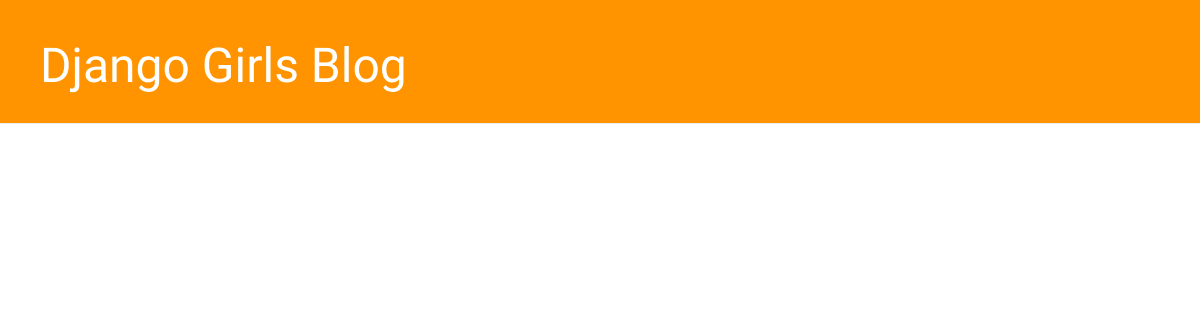
Page /blog/ on the earlier database version.
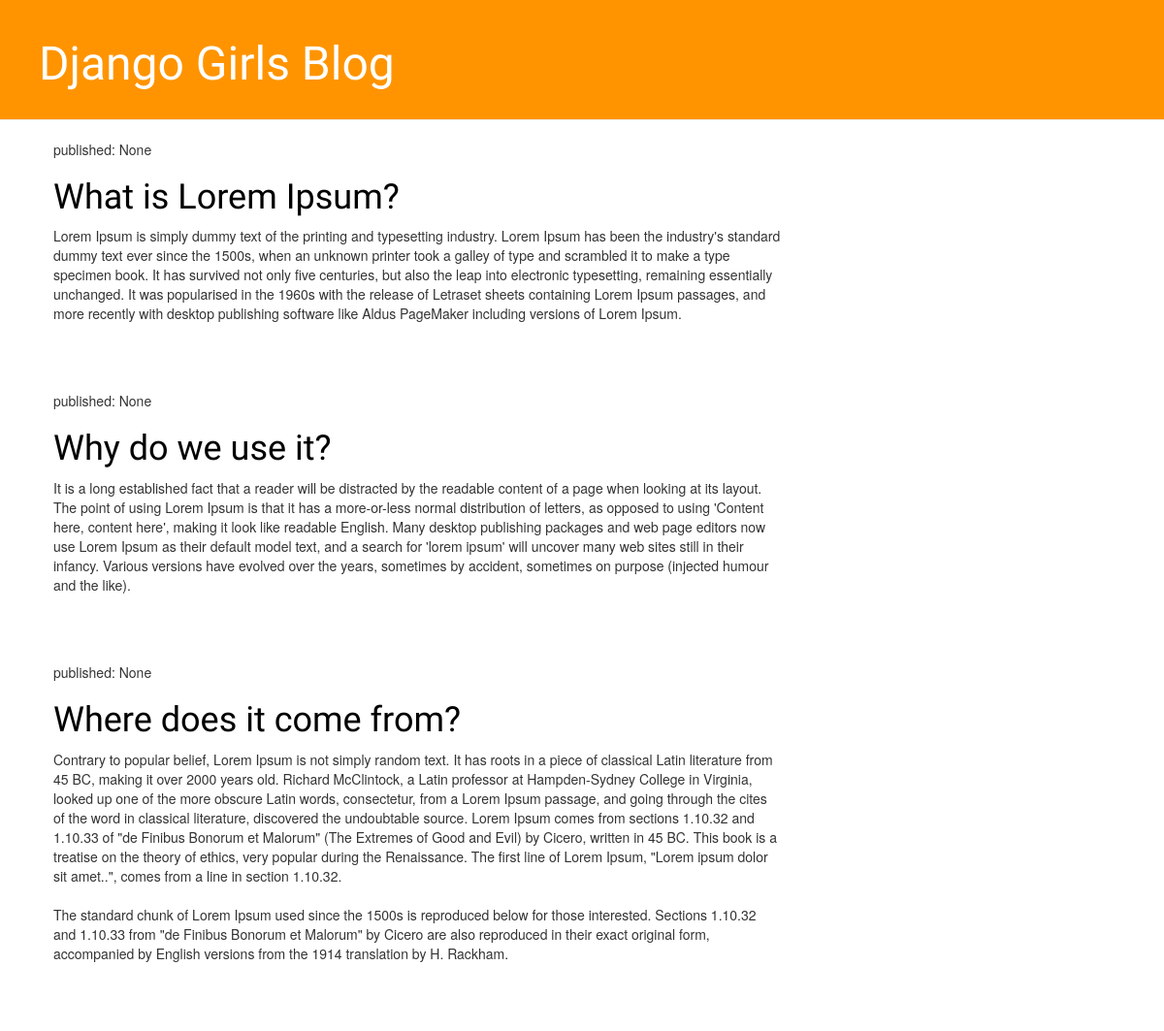
Same page on the later database version.
### blog/models.py (models this page shows, shortened)
class Post(models.Model):
    author = models.ForeignKey('auth.User', on_delete=models.CASCADE)
    title = models.CharField(max_length=200)
    text = models.TextField()
    created_date = models.DateTimeField(default=timezone.now)
    published_date = models.DateTimeField(blank=True, null=True)

### blog/views.py (the view)
# urls.py: path('', views.post_list, name='post_list'),
def post_list(request):
    posts = Post.objects.filter(created_date__lte=timezone.now()).order_by('published_date')
    return render(request, 'blog/post_list.html', {
        'posts': posts,
    })

### blog/templates/blog/post_list.html
{% extends "blog/base.html" %}
{% block content %}
    {% for post in posts %}
        <div class="post">
            <p>published: {{ post.published_date }}</p>
            <h1>
                <a href="{% url "post_detail" pk=post.pk %}">
                    {{ post.title }}
                </a>
            </h1>
            <p>{{ post.text|linebreaksbr }}</p>
        </div>
    {% endfor %}
{% endblock %}

### blog/templates/blog/base.html (shortened to what this page needs)
{% load staticfiles %}
<!DOCTYPE html>
<html lang="en">
<head>
    <link rel="stylesheet" href="//maxcdn.bootstrapcdn.com/bootstrap/3.2.0/css/bootstrap.min.css">
    <link rel="stylesheet" href="//maxcdn.bootstrapcdn.com/bootstrap/3.2.0/css/bootstrap-theme.min.css">
    <link rel="stylesheet" href="{% static 'css/blog.css' %}">
</head>
    <body>
        <div class="page-header">
            <h1><a href="">Django Girls Blog</a></h1>
        </div>
        <div class="content container">
            <div class="row">
                <div class="col-md-8">
                    {% block content %}
                    {% endblock %}
                </div>
            </div>
        </div>
    </body>
</html>

Differences in the rows shown:
added Post: published_date "None", title "What is Lorem Ipsum?", text "Lorem Ipsum is simply dummy text of the printing and typesetting industry. Lorem Ipsum has been the industry's standard dummy text ever since the 1500s, when an unknown printer took a galley of type and scrambled it to make a type specimen book. It has survived not only five centuries, but also the leap into electronic typesetting, remaining essentially unchanged. It was popularised in the 1960s with the release of Letraset sheets containing Lorem Ipsum passages, and more recently with desktop publishing software like Aldus PageMaker including versions of Lorem Ipsum."
added Post: published_date "None", title "Why do we use it?", text "It is a long established fact that a reader will be distracted by the readable content of a page when looking at its layout. The point of using Lorem Ipsum is that it has a more-or-less normal distribution of letters, as opposed to using 'Content here, content here', making it look like readable English. Many desktop publishing packages and web page editors now use Lorem Ipsum as their default model text, and a search for 'lorem ipsum' will uncover many web sites still in their infancy. Various versions have evolved over the years, sometimes by accident, sometimes on purpose (injected humour and the like)."
added Post: published_date "None", title "Where does it come from?", text "Contrary to popular belief, Lorem Ipsum is not simply random text. It has roots in a piece of classical Latin literature from 45 BC, making it over 2000 years old. Richard McClintock, a Latin professor at Hampden-Sydney College in Virginia, looked up one of the more obscure Latin words, consectetur, from a Lorem Ipsum passage, and going through the cites of the word in classical literature, discovered the undoubtable source. Lorem Ipsum comes from sections 1.10.32 and 1.10.33 of \"de Finibus Bonorum et Malorum\" (The Extremes of Good and Evil) by Cicero, written in 45 BC. This book is a treatise on the theory of ethics, very popular during the Renaissance. The first line of Lorem Ipsum,…"
